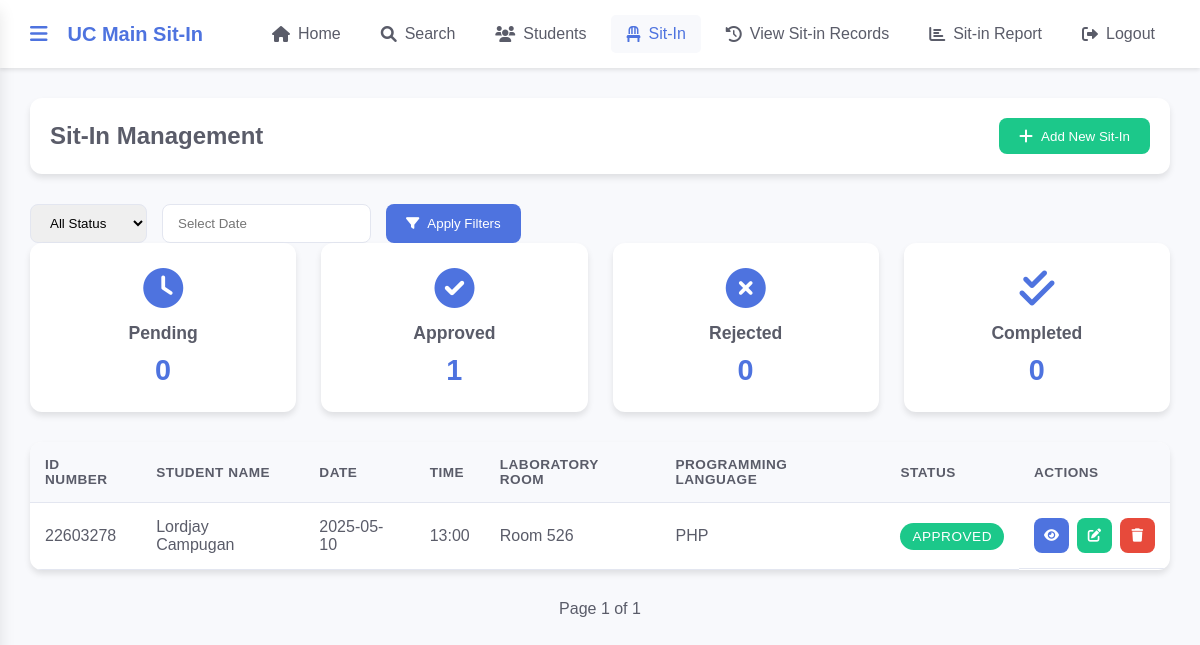
/admin/sitin (signed in), run on the app's committed database.
### tables this page shows
CREATE TABLE reservations (
    id INTEGER PRIMARY KEY AUTOINCREMENT,
    idno VARCHAR(20), 
    date VARCHAR(10), 
    time VARCHAR(5), 
    session_type VARCHAR(50), 
    reason VARCHAR(500), 
    status VARCHAR(20) DEFAULT 'Pending', 
    created_at TIMESTAMP DEFAULT CURRENT_TIMESTAMP 
, language VARCHAR(20));

CREATE TABLE users (
idNO VARCHAR(20) PRIMARY KEY,
lastname VARCHAR(100),
firstname VARCHAR(100),
middlename VARCHAR(100),
course VARCHAR(100),
year_level VARCHAR(10),
email VARCHAR(150),
username VARCHAR(50) UNIQUE,
password VARCHAR(100),
session VARCHAR(20),
profile_picture TEXT,
role VARCHAR(20) DEFAULT 'user' CHECK (role IN ('user', 'admin'))
, completed_sessions INTEGER DEFAULT 0);

### app.py (the view)
@app.route('/admin/sitin')
@admin_required
def admin_sitin():
    status = request.args.get('status', 'all')
    date = request.args.get('date')
    page = request.args.get('page', 1, type=int)
    per_page = 10
    conn = sqlite3.connect(DATABASE)
    cursor = conn.cursor()
    cursor.execute('''
        SELECT status, COUNT(*) as count
        FROM reservations
        GROUP BY status
    ''')
    stats_rows = cursor.fetchall()
    stats = {
        'pending': 0,
        'approved': 0,
        'rejected': 0,
        'completed': 0
    }
    for row in stats_rows:
        if row[0]:
            stats[row[0].lower()] = row[1]
    query = '''
        SELECT r.id, r.idno, u.firstname, u.lastname, r.date, r.time,
               r.session_type, r.language, r.status, r.created_at
        FROM reservations r
        JOIN users u ON r.idno = u.idNO
        WHERE 1=1
    '''
    params = []
    if status != 'all':
        query += ' AND r.status = ?'
        params.append(status)
    if date:
        query += ' AND r.date = ?'
        params.append(date)
    count_query = f"SELECT COUNT(*) FROM ({query})"
    cursor.execute(count_query, params)
    total_items = cursor.fetchone()[0]
    total_pages = (total_items + per_page - 1) // per_page
    query += ' ORDER BY r.created_at DESC LIMIT ? OFFSET ?'
    params.extend([per_page, (page - 1) * per_page])
    cursor.execute(query, params)
    reservations = [
        {
            'id': row[0],
            'idno': row[1],
            'firstname': row[2],
            'lastname': row[3],
            'date': row[4],
            'time': row[5],
            'session_type': row[6],
            'language': row[7],
            'status': row[8],
            'created_at': row[9]
        }
        for row in cursor.fetchall()
    ]
    conn.close()
    return render_template('admin_sitin.html',
                         reservations=reservations,
                         page=page,
                         total_pages=total_pages,
                         has_prev=page > 1,
                         has_next=page < total_pages,
                         status=status,
                         date=date,
                         stats=stats)  # Added stats to the template context

### app.py (called while the page is built)
def admin_required(f):
    @wraps(f)
    def decorated_function(*args, **kwargs):
        if session.get('role') != 'admin':
            return redirect(url_for('login', error="You do not have permission to access this page."))
        return f(*args, **kwargs)
    return decorated_function

### templates/admin_sitin.html (shortened to what this page needs)
<!DOCTYPE html>
<html lang="en">
<head>
    <link rel="stylesheet" href="{{ url_for('static', filename='admin-sitin.css') }}">
    <link rel="stylesheet" href="https://cdnjs.cloudflare.com/ajax/libs/font-awesome/6.0.0/css/all.min.css">
    <link rel="stylesheet" href="https://cdn.jsdelivr.net/npm/flatpickr/dist/flatpickr.min.css">
</head>
<body>
    <nav class="navbar">
        <div class="nav-left">
            <button class="menu-toggle" onclick="toggleSidebar()">
                <i class="fas fa-bars"></i>
            </button>
            <div class="logo-text">UC Main Sit-In</div>
        </div>
        <ul class="nav-links">
            <li><a href="{{ url_for('admin_dashboard') }}"><i class="fas fa-home"></i> Home</a></li>
            <li>
                <a href="#" onclick="toggleSearch()"><i class="fas fa-search"></i> Search</a>
            </li>
            <li><a href="{{ url_for('admin_students') }}"><i class="fas fa-users"></i> Students</a></li>
            <li><a href="{{ url_for('admin_sitin') }}" class="active"><i class="fas fa-chair"></i> Sit-In</a></li>
            <li><a href="{{ url_for('admin_sitin_records') }}"><i class="fas fa-history"></i> View Sit-in Records</a></li>
            <li><a href="{{ url_for('admin_sitin_report') }}"><i class="fas fa-chart-bar"></i> Sit-in Report</a></li>
            <li><a href="{{ url_for('logout') }}"><i class="fas fa-sign-out-alt"></i> Logout</a></li>
        </ul>
    </nav>
    <div class="main-content">
        <div class="page-header">
            <h2>Sit-In Management</h2>
            <button class="add-btn" onclick="showAddForm()">
                <i class="fas fa-plus"></i> Add New Sit-In
            </button>
        </div>
        <div class="filter-section">
            <select id="statusFilter">
                <option value="all">All Status</option>
            </select>
            <input type="text" id="dateFilter" placeholder="Select Date" class="flatpickr">
            <button onclick="applyFilters()" class="filter-btn">
                <i class="fas fa-filter"></i> Apply Filters
            </button>
        </div>
        <div class="sitin-stats">
            <div class="stat-card">
                <i class="fas fa-clock"></i>
                <h3>Pending</h3>
                <p id="pendingCount">{{ stats.pending }}</p>
            </div>
            <div class="stat-card">
                <i class="fas fa-check-circle"></i>
                <h3>Approved</h3>
                <p id="approvedCount">{{ stats.approved }}</p>
            </div>
            <div class="stat-card">
                <i class="fas fa-times-circle"></i>
                <h3>Rejected</h3>
                <p id="rejectedCount">{{ stats.rejected }}</p>
            </div>
            <div class="stat-card">
                <i class="fas fa-check-double"></i>
                <h3>Completed</h3>
                <p id="completedCount">{{ stats.completed }}</p>
            </div>
        </div>
        <div class="table-container">
            <table class="data-table">
                <thead>
                    <tr>
                        <th>ID Number</th>
                        <th>Student Name</th>
                        <th>Date</th>
                        <th>Time</th>
                        <th>Laboratory Room</th>
                        <th>Programming Language</th>
                        <th>Status</th>
                        <th>Actions</th>
                    </tr>
                </thead>
                <tbody>
                    {% for reservation in reservations %}
                    <tr>
                        <td>{{ reservation.idno }}</td>
                        <td>{{ reservation.firstname }} {{ reservation.lastname }}</td>
                        <td>{{ reservation.date }}</td>
                        <td>{{ reservation.time }}</td>
                        <td>{{ reservation.session_type }}</td>
                        <td>{{ reservation.language }}</td>
                        <td>
                            <span class="status-badge {{ reservation.status.lower() }}">
                                {{ reservation.status }}
                            </span>
                        </td>
                        <td class="actions">
                            <button onclick="viewDetails('{{ reservation.id }}')" class="action-btn view">
                                <i class="fas fa-eye"></i>
                            </button>
                            <button onclick="updateStatus('{{ reservation.id }}')" class="action-btn edit">
                                <i class="fas fa-edit"></i>
                            </button>
                            <button onclick="deleteReservation('{{ reservation.id }}')" class="action-btn delete">
                                <i class="fas fa-trash"></i>
                            </button>
                        </td>
                    </tr>
                    {% endfor %}
                </tbody>
            </table>
        </div>
        <div class="pagination">
            <span class="page-info">Page {{ page }} of {{ total_pages }}</span>
        </div>
    </div>
</body>
</html>

### static/admin-sitin.css (style rules this page uses)
* { margin: 0; padding: 0; box-sizing: border-box; }
:root { --primary-color: #4e73df; --primary-dark: #3756a8; --secondary-color: #1cc88a; --warning-color: #f6c23e; --danger-color: #e74a3b; --text-color: #5a5c69; --bg-color: #f8f9fc; --shadow-sm: 0 2px 4px rgba(0,0,0,0.1); --shadow-md: 0 4px 6px rgba(0,0,0,0.1); --shadow-lg: 0 10px 15px rgba(0,0,0,0.1); --transition: all 0.3s ease; }
body { font-family: 'Arial', sans-serif; background: var(--bg-color); color: var(--text-color); min-height: 100vh; }
.navbar { display: flex; align-items: center; justify-content: space-between; background: white; padding: 15px 30px; box-shadow: 0 2px 4px rgba(0,0,0,0.1); position: relative; z-index: 100; }
.nav-left { display: flex; align-items: center; gap: 20px; }
.menu-toggle { background: none; border: none; font-size: 20px; cursor: pointer; color: #4e73df; }
.logo-text { font-size: 20px; font-weight: bold; color: #4e73df; }
.nav-links { display: flex; align-items: center; gap: 10px; list-style: none; }
.nav-links li a { color: #5a5c69; text-decoration: none; padding: 10px 15px; border-radius: 5px; transition: 0.3s; display: flex; align-items: center; gap: 8px; }
.nav-links li a:hover, .nav-links li a.active { color: #4e73df; background: #f8f9fc; }
.nav-links li a i { font-size: 16px; }
.main-content { padding: 30px; margin-left: 0; transition: var(--transition); }
.page-header { display: flex; justify-content: space-between; align-items: center; margin-bottom: 30px; padding: 20px; background: white; border-radius: 12px; box-shadow: var(--shadow-md); }
.filter-section { display: flex; gap: 15px; }
.filter-section select, .filter-section input { padding: 10px 15px; border: 1px solid #e3e6f0; border-radius: 8px; outline: none; transition: var(--transition); }
.filter-btn { padding: 10px 20px; background: var(--primary-color); color: white; border: none; border-radius: 8px; cursor: pointer; display: flex; align-items: center; gap: 8px; font-weight: 500; transition: var(--transition); }
.sitin-stats { display: grid; grid-template-columns: repeat(auto-fit, minmax(250px, 1fr)); gap: 25px; margin-bottom: 30px; }
.stat-card { background: white; padding: 25px; border-radius: 12px; box-shadow: var(--shadow-md); transition: var(--transition); display: flex; flex-direction: column; align-items: center; text-align: center; }
.stat-card i { font-size: 2.5rem; margin-bottom: 15px; color: var(--primary-color); }
.stat-card h3 { color: var(--text-color); margin-bottom: 10px; font-size: 1.1rem; }
.stat-card p { font-size: 1.8rem; font-weight: bold; color: var(--primary-color); }
.table-container { background: white; border-radius: 12px; box-shadow: var(--shadow-md); overflow: hidden; margin-bottom: 30px; }
.data-table { width: 100%; border-collapse: collapse; }
.data-table th { background: #f8f9fc; color: var(--text-color); font-weight: 600; text-transform: uppercase; font-size: 0.85rem; letter-spacing: 0.5px; }
.data-table th, .data-table td { padding: 15px; text-align: left; border-bottom: 1px solid #e3e6f0; }
.status-badge { padding: 6px 12px; border-radius: 20px; font-size: 0.85rem; font-weight: 500; text-transform: uppercase; letter-spacing: 0.5px; }
.status-badge.approved { background: var(--secondary-color); color: white; }
.actions { display: flex; gap: 8px; }
.action-btn { padding: 8px; border: none; border-radius: 8px; cursor: pointer; color: white; transition: var(--transition); display: flex; align-items: center; justify-content: center; width: 35px; height: 35px; }
.action-btn.view { background: var(--primary-color); }
.action-btn.edit { background: var(--secondary-color); }
.action-btn.delete { background: var(--danger-color); }
.pagination { display: flex; justify-content: center; align-items: center; gap: 15px; margin-top: 30px; }
.page-info { color: var(--text-color); font-weight: 500; }
.add-btn { padding: 10px 20px; background: var(--secondary-color); color: white; border: none; border-radius: 8px; cursor: pointer; display: flex; align-items: center; gap: 8px; font-weight: 500; transition: var(--transition); }
.add-btn i { font-size: 16px; }

### data on the page
reservations: idno "22603278", firstname "Lordjay", lastname "Campugan", date "2025-05-10", time "13:00", session_type "Room 526", language "PHP", status "APPROVED"

### other printed values
{{ stats.pending }} "0"
{{ stats.approved }} "1"
{{ stats.rejected }} "0"
{{ stats.completed }} "0"
{{ page }} "1"
{{ total_pages }} "1"
